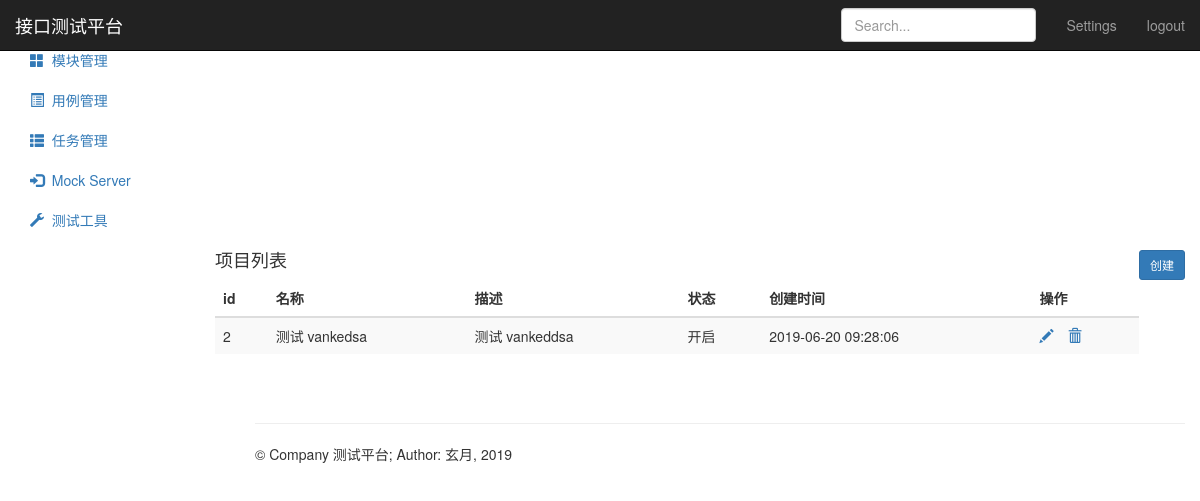
Screenshot of /project/ (signed in) with the database file from the repository.
### project_app/models.py (models this page shows, shortened)
class Project(models.Model):
    name = models.CharField("名称", max_length=50, null=False)
    describe = models.TextField("描述", default="")
    status = models.BooleanField("状态", default=1)
    update_time = models.DateTimeField(auto_now=True)
    create_time = models.DateTimeField(auto_now_add=True)

### project_app/views.py (the view)
# urls.py: path('', views.project_manage),
@login_required
def project_manage(request):
    project_all = Project.objects.all()
    return render(request, "project.html", {"project": project_all, "type": "list"})

### templates/project.html (shortened to what this page needs)
{% extends "base.html" %}
{% block base %}
<nav class="navbar navbar-inverse navbar-fixed-top">
    <div class="container-fluid">
        <div class="navbar-header">
            <a class="navbar-brand" href="#">接口测试平台</a>
        </div>
        <div id="navbar" class="navbar-collapse collapse">
            <ul class="nav navbar-nav navbar-right">
                <li><a href="#">Settings</a></li>
                <li><a href="/logout/">logout</a></li>
            </ul>
            <form class="navbar-form navbar-right">
                <input type="text" class="form-control" placeholder="Search...">
            </form>
        </div>
    </div>
</nav>
<div class="container-fluid">
    <div class="row">
        <div class="col-sm-3 col-md-2 sidebar">
            <ul class="nav nav-sidebar">
                <li class="active">
                    <a href="/project/">
                    </a>
                </li>
                <li>
                    <a href="/module/">
                        <i class="glyphicon glyphicon-th-large"></i>&nbsp;&nbsp;模块管理
                    </a>
                </li>
            </ul>
            <ul class="nav nav-sidebar">
                <li>
                    <a href="/testcase/">
                        <i class="glyphicon glyphicon-list-alt"></i>&nbsp;&nbsp;用例管理
                    </a>
                </li>
                <li>
                    <a href="/testtask/">
                        <i class="glyphicon glyphicon-th-list"></i>&nbsp;&nbsp;任务管理
                    </a>
                </li>
            </ul>
            <ul class="nav nav-sidebar">
                <li>
                    <a href="">
                        <i class="glyphicon glyphicon-log-in"></i>&nbsp;&nbsp;Mock Server
                    </a>
                </li>
                <li>
                    <a href="">
                        <i class="glyphicon glyphicon-wrench"></i>&nbsp;&nbsp;测试工具
                    </a>
                </li>
            </ul>
        </div>
        <div class="col-sm-9 col-sm-offset-3 col-md-10 col-md-offset-2 main">
            {% if type == "list" %}
                <h4 class="sub-header">项目列表
                    <button type="button" class="btn btn-sm btn-primary" style="float: right;"
                            onclick="location.href='/project/add_project/'">创建</button>
                </h4>
            <div class="table-responsive">
                <table class="table table-striped">
                    <thead>
                        <tr>
                        <th>id</th>
                        <th>名称</th>
                        <th>描述</th>
                        <th>状态</th>
                        <th>创建时间</th>
                        <th>操作</th>
                    </tr>
                    </thead>
                    <tbody>
                    {% for project in project %}
                    <tr>
                        <td>{{ project.id }}</td>
                        <td>{{ project.name }}</td>
                        <td>{{ project.describe }}</td>
                        <td>
                            {% if project.status == True %}
                                <span>开启</span>
                            {% else %}
                                <span>关闭</span>
                            {% endif %}
                        </td>
                        <td>{{ project.create_time | date:"Y-m-d H:i:s" }}</td>
                        <td>
                            <a href="/project/edit_project/{{ project.id }}/">
                                <i class="glyphicon glyphicon-pencil"></i>
                            </a>
                            <a href="/project/delete_project/{{ project.id }}/" style="margin-left: 10px;">
                                <i class="glyphicon  glyphicon-trash"></i>
                            </a>
                        </td>
                    </tr>
                    {% endfor %}
                    </tbody>
                </table>
            </div>
            {% endif %}
        </div>
    </div>
</div>
{% endblock %}

### rows the page displays
Project: id "2", name "测试 vankedsa", describe "测试 vankeddsa", status "开启", create_time "2019-06-20 09:28:06"
